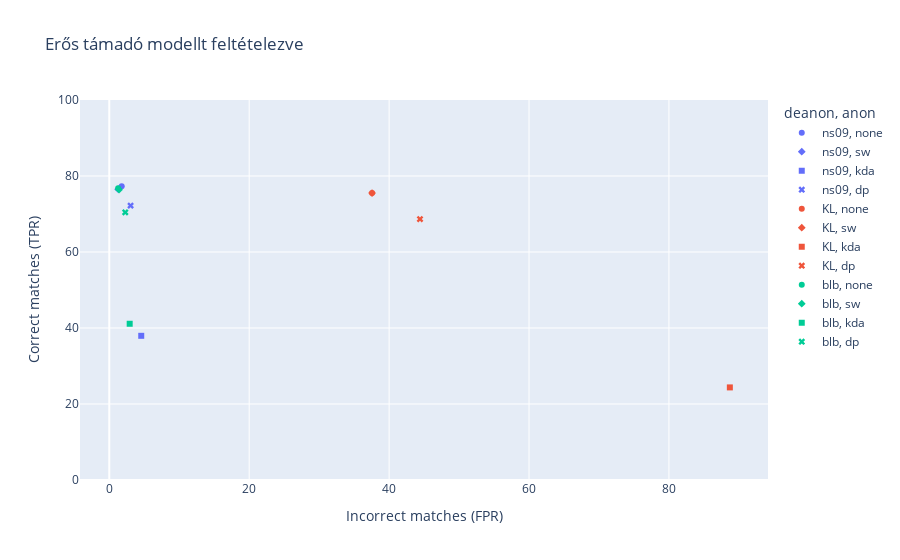

Write notebook code for a chart like this one.
### Code cell
# Scoreborad
data = df[df['experiment']=='eros']
fig = px.scatter(data, x='FPR', y='TPR', 
    color='deanon',
    symbol='anon',
    range_y=[0,100],
    labels={
        "FPR": "Incorrect matches (FPR)",
        "TPR": "Correct matches (TPR)",
    },
    title="Erős támadó modellt feltételezve")
fig.show()

### Figure 1 — Plotly figure (JSON) as saved in the notebook; plotly's stock layout.template omitted (floating-point values rounded to 4 significant figures)
{"data": [{"hovertemplate": "deanon=ns09<br>anon=none<br>Incorrect matches (FPR)=%{x}<br>Correct matches (TPR)=%{y}<extra></extra>", "legendgroup": "ns09, none", "marker": {"color": "#636efa", "symbol": "circle"}, "mode": "markers", "name": "ns09, none", "orientation": "v", "showlegend": true, "type": "scatter", "x": [1.777], "xaxis": "x", "y": [77.28], "yaxis": "y"}, {"hovertemplate": "deanon=ns09<br>anon=sw<br>Incorrect matches (FPR)=%{x}<br>Correct matches (TPR)=%{y}<extra></extra>", "legendgroup": "ns09, sw", "marker": {"color": "#636efa", "symbol": "diamond"}, "mode": "markers", "name": "ns09, sw", "orientation": "v", "showlegend": true, "type": "scatter", "x": [1.269], "xaxis": "x", "y": [76.52], "yaxis": "y"}, {"hovertemplate": "deanon=ns09<br>anon=kda<br>Incorrect matches (FPR)=%{x}<br>Correct matches (TPR)=%{y}<extra></extra>", "legendgroup": "ns09, kda", "marker": {"color": "#636efa", "symbol": "square"}, "mode": "markers", "name": "ns09, kda", "orientation": "v", "showlegend": true, "type": "scatter", "x": [4.569], "xaxis": "x", "y": [37.94], "yaxis": "y"}, {"hovertemplate": "deanon=ns09<br>anon=dp<br>Incorrect matches (FPR)=%{x}<br>Correct matches (TPR)=%{y}<extra></extra>", "legendgroup": "ns09, dp", "marker": {"color": "#636efa", "symbol": "x"}, "mode": "markers", "name": "ns09, dp", "orientation": "v", "showlegend": true, "type": "scatter", "x": [3.046], "xaxis": "x", "y": [72.21], "yaxis": "y"}, {"hovertemplate": "deanon=KL<br>anon=none<br>Incorrect matches (FPR)=%{x}<br>Correct matches (TPR)=%{y}<extra></extra>", "legendgroup": "KL, none", "marker": {"color": "#EF553B", "symbol": "circle"}, "mode": "markers", "name": "KL, none", "orientation": "v", "showlegend": true, "type": "scatter", "x": [37.56], "xaxis": "x", "y": [75.51], "yaxis": "y"}, {"hovertemplate": "deanon=KL<br>anon=sw<br>Incorrect matches (FPR)=%{x}<br>Correct matches (TPR)=%{y}<extra></extra>", "legendgroup": "KL, sw", "marker": {"color": "#EF553B", "symbol": "diamond"}, "mode": "markers", "name": "KL, sw", "orientation": "v", "showlegend": true, "type": "scatter", "x": [37.56], "xaxis": "x", "y": [75.51], "yaxis": "y"}, {"hovertemplate": "deanon=KL<br>anon=kda<br>Incorrect matches (FPR)=%{x}<br>Correct matches (TPR)=%{y}<extra></extra>", "legendgroup": "KL, kda", "marker": {"color": "#EF553B", "symbol": "square"}, "mode": "markers", "name": "KL, kda", "orientation": "v", "showlegend": true, "type": "scatter", "x": [88.71], "xaxis": "x", "y": [24.37], "yaxis": "y"}, {"hovertemplate": "deanon=KL<br>anon=dp<br>Incorrect matches (FPR)=%{x}<br>Correct matches (TPR)=%{y}<extra></extra>", "legendgroup": "KL, dp", "marker": {"color": "#EF553B", "symbol": "x"}, "mode": "markers", "name": "KL, dp", "orientation": "v", "showlegend": true, "type": "scatter", "x": [44.42], "xaxis": "x", "y": [68.65], "yaxis": "y"}, {"hovertemplate": "deanon=blb<br>anon=none<br>Incorrect matches (FPR)=%{x}<br>Correct matches (TPR)=%{y}<extra></extra>", "legendgroup": "blb, none", "marker": {"color": "#00cc96", "symbol": "circle"}, "mode": "markers", "name": "blb, none", "orientation": "v", "showlegend": true, "type": "scatter", "x": [1.269], "xaxis": "x", "y": [76.78], "yaxis": "y"}, {"hovertemplate": "deanon=blb<br>anon=sw<br>Incorrect matches (FPR)=%{x}<br>Correct matches (TPR)=%{y}<extra></extra>", "legendgroup": "blb, sw", "marker": {"color": "#00cc96", "symbol": "diamond"}, "mode": "markers", "name": "blb, sw", "orientation": "v", "showlegend": true, "type": "scatter", "x": [1.396], "xaxis": "x", "y": [76.4], "yaxis": "y"}, {"hovertemplate": "deanon=blb<br>anon=kda<br>Incorrect matches (FPR)=%{x}<br>Correct matches (TPR)=%{y}<extra></extra>", "legendgroup": "blb, kda", "marker": {"color": "#00cc96", "symbol": "square"}, "mode": "markers", "name": "blb, kda", "orientation": "v", "showlegend": true, "type": "scatter", "x": [2.919], "xaxis": "x", "y": [41.12], "yaxis": "y"}, {"hovertemplate": "deanon=blb<br>anon=dp<br>Incorrect matches (FPR)=%{x}<br>Correct matches (TPR)=%{y}<extra></extra>", "legendgroup": "blb, dp", "marker": {"color": "#00cc96", "symbol": "x"}, "mode": "markers", "name": "blb, dp", "orientation": "v", "showlegend": true, "type": "scatter", "x": [2.284], "xaxis": "x", "y": [70.43], "yaxis": "y"}], "layout": {"legend": {"title": {"text": "deanon, anon"}, "tracegroupgap": 0}, "title": {"text": "Erős támadó modellt feltételezve"}, "xaxis": {"anchor": "y", "domain": [0, 1], "title": {"text": "Incorrect matches (FPR)"}}, "yaxis": {"anchor": "x", "domain": [0, 1], "range": [0, 100], "title": {"text": "Correct matches (TPR)"}}}}
